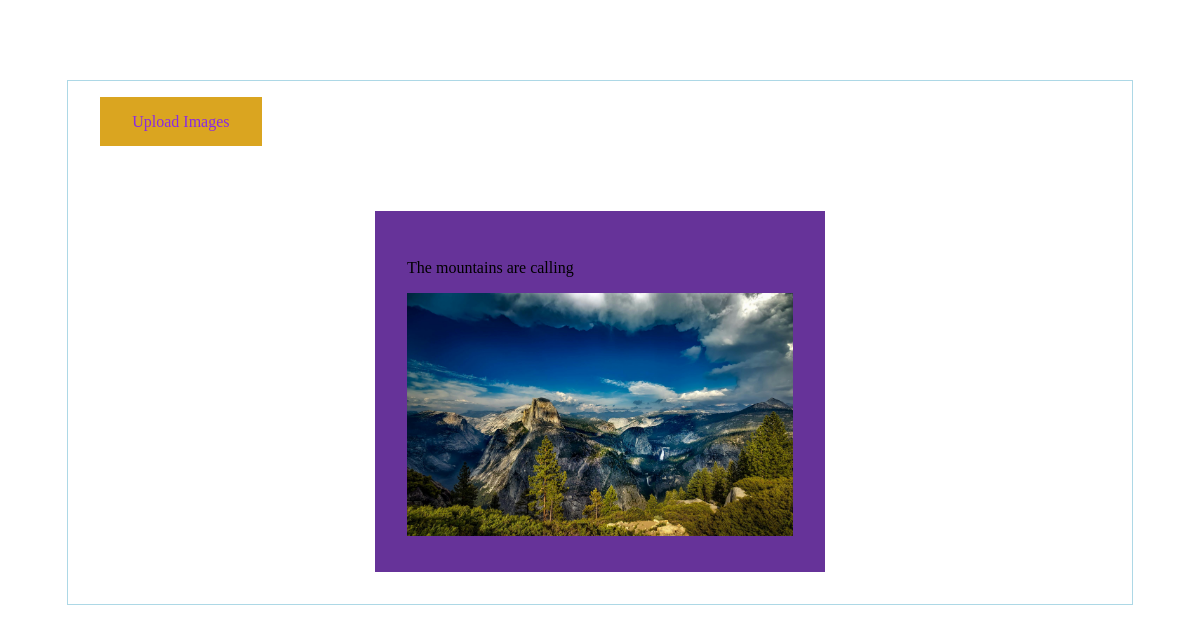
Before: / with the older database file.
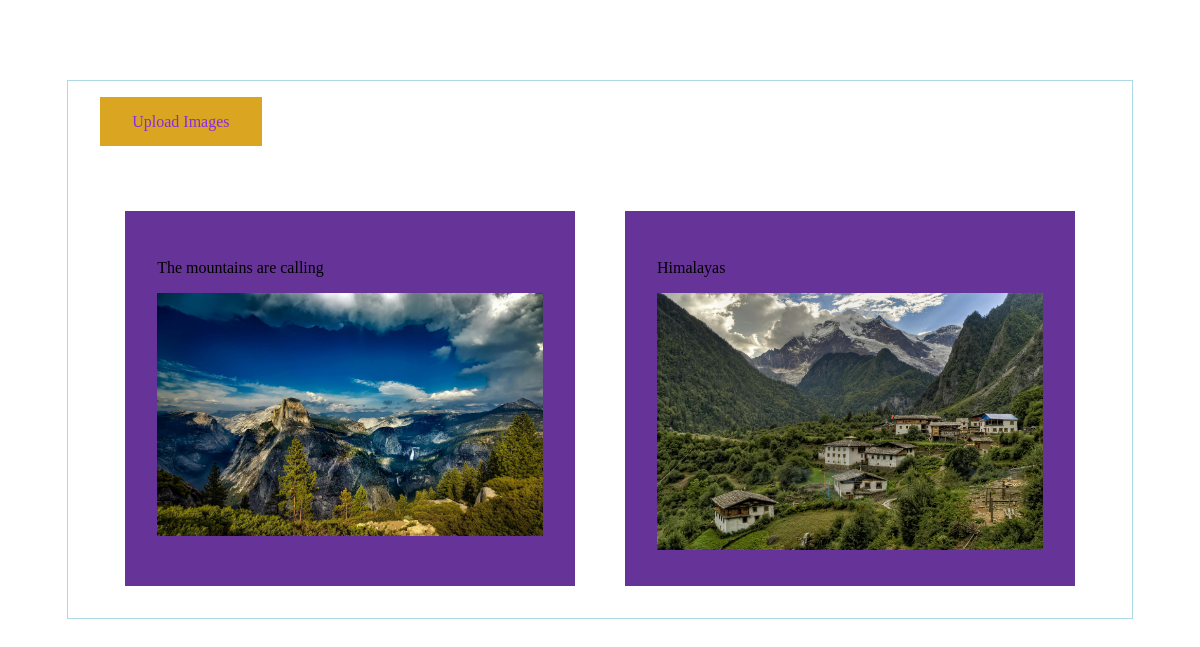
After: the same page with the newer database file.
### post/models.py (models this page shows, shortened)
class Post (models.Model):
    title = models.CharField(max_length=200)
    image = models.ImageField(upload_to='images/')

### post/views.py (the view)
# urls.py: path('', HomePageView.as_view(), name = 'home'),
class HomePageView(ListView):
    model = Post
    template_name = 'home.html'

### templates/home.html (shortened to what this page needs)
{% load static %}
<!DOCTYPE html>
<html lang="en">
<head>
    {% load static %}
    <link rel="stylesheet" href="{% static 'style.css'%}">
</head>
<body>
    <main class = "maincontainer">
        <section>
            <nav>
                <a class="upload_img_btn" href="{% url 'add_post' %}">Upload Images</a>
            </nav>
        </section>
        <section class="albumcontainer">
            {% for post in object_list %}
            <div class="card">
                <p class="card_title">{{post.title}} </p>
                <div class = "card-img-container">
                    <img class="card-img" src="{{post.image.url}}" alt="image of {{post.title}}"/>
                </div>
            </div>
            {% endfor %}
        </section>
    </main>
</body>
</html>

### static/style.css (style rules this page uses)
img { width: 100%; }
* { box-sizing: border-box; }
.maincontainer { width: 90%; margin: 5em auto; padding: 2em; border: solid lightblue 1px; }
.upload_img_btn { background-color: goldenrod; padding: 1em 2em; background-color: 5px; color: blueviolet; text-decoration: none; }
.albumcontainer { margin-top: 5em; display: flex; justify-content: space-around; flex-wrap: wrap; }
.card { width: 45%; padding: 2em; background-color: rebeccapurple; box-sizing: 1px 1px indigo; }

Changed rows visible on the page:
added Post: title "Himalayas", image (picture)
